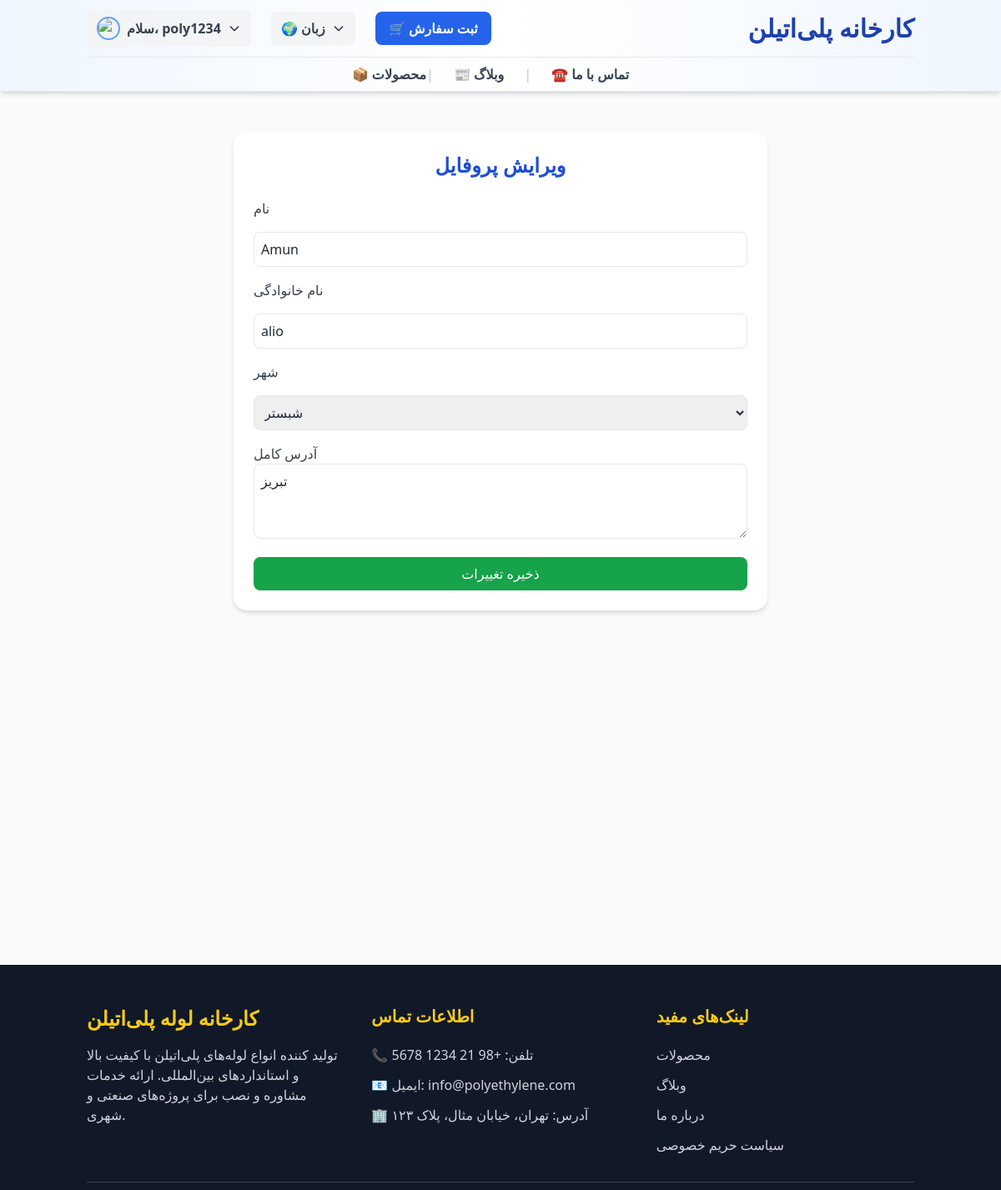
Screenshot of /accounts/edit-profile/ (signed in) with the database file from the repository.
### accounts/models.py (models this page shows, shortened)
class CustomUser(AbstractBaseUser, PermissionsMixin):
    phone = models.CharField(max_length=11, unique=True, verbose_name="شماره تلفن")
    username = models.CharField(max_length=50, unique=True, verbose_name="نام کاربری")
    first_name = models.CharField(max_length=30, blank=True, null=True, verbose_name="نام")
    last_name = models.CharField(max_length=30, blank=True, null=True, verbose_name="نام خانوادگی")
    CITY_CHOICES = [
        ("تبریز", "تبریز"),
        ("مراغه", "مراغه"),
        ("مرند", "مرند"),
        ("اهر", "اهر"),
        ("بناب", "بناب"),
        ("میانه", "میانه"),
        ("شبستر", "شبستر"),
        ("هشترود", "هشترود"),
        ("سراب", "سراب"),
        ("آذرشهر", "آذرشهر"),
        ("اسکو", "اسکو"),
        ("بستان‌آباد", "بستان‌آباد"),
    ]
    city = models.CharField(max_length=30, choices=CITY_CHOICES, blank=True, null=True, verbose_name="شهر")
    is_active = models.BooleanField(default=True)
    is_staff = models.BooleanField(default=False)
    objects = CustomUserManager()
    USERNAME_FIELD = 'phone'
    REQUIRED_FIELDS = ['username']

class Profile(models.Model):
    user = models.OneToOneField(CustomUser, on_delete=models.CASCADE, related_name="profile")
    address = models.TextField(blank=True, null=True, verbose_name="آدرس کامل")

### accounts/views.py (the view, shortened to what this page needs)
# urls.py: path("edit-profile/", ProfileUpdateView.as_view(), name="edit_profile"),
class ProfileUpdateView(LoginRequiredMixin, View):
    template_name = "accounts/edit_profile.html"
    def get(self, request, *args, **kwargs):
        user_form = CustomUserUpdateForm(instance=request.user)
        profile, _ = Profile.objects.get_or_create(user=request.user)
        profile_form = ProfileForm(instance=profile)
        return render(request, self.template_name, {
            "user_form": user_form,
            "profile_form": profile_form
        })

### accounts/forms.py
class CustomUserUpdateForm(forms.ModelForm):
    class Meta:
        model = CustomUser
        fields = ['first_name', 'last_name', 'city']
        widgets = {
            'first_name': forms.TextInput(attrs={'class': 'w-full p-2 border rounded-lg focus:ring-2 focus:ring-blue-500'}),
            'last_name': forms.TextInput(attrs={'class': 'w-full p-2 border rounded-lg focus:ring-2 focus:ring-blue-500'}),
            'city': forms.Select(attrs={'class': 'w-full p-2 border rounded-lg focus:ring-2 focus:ring-blue-500'}),
        }

class ProfileForm(forms.ModelForm):
    class Meta:
        model = Profile
        fields = ['address']
        widgets = {
            'address': forms.Textarea(attrs={
                'class': 'w-full p-2 border rounded-lg focus:ring-2 focus:ring-blue-500',
                'rows': 3
            }),
        }

### accounts/templates/accounts/edit_profile.html (shortened to what this page needs)
{% extends "base.html" %}
{% load widget_tweaks %}
{% block content %}
<section class="container mx-auto my-12 px-4 max-w-2xl">
  <div class="bg-white shadow-md rounded-2xl p-6">
    <h2 class="text-2xl font-bold mb-6 text-blue-700 text-center">ویرایش پروفایل</h2>
    <form method="post" class="space-y-4">
      <div class="grid grid-cols-1 gap-4">
        <label class="block font-medium text-gray-700">نام</label>
        {{ user_form.first_name|add_class:"w-full p-2 border rounded-lg focus:ring-2 focus:ring-blue-500" }}
        <label class="block font-medium text-gray-700">نام خانوادگی</label>
        {{ user_form.last_name|add_class:"w-full p-2 border rounded-lg focus:ring-2 focus:ring-blue-500" }}
        <label class="block font-medium text-gray-700">شهر</label>
        {{ user_form.city|add_class:"w-full p-2 border rounded-lg focus:ring-2 focus:ring-blue-500" }}
      </div>
      <div class="mt-4">
        <label class="block font-medium text-gray-700">آدرس کامل</label>
        {{ profile_form.address|add_class:"w-full p-2 border rounded-lg focus:ring-2 focus:ring-blue-500" }}
      </div>
      <button type="submit" class="w-full bg-green-600 text-white py-2 rounded-lg hover:bg-green-700 transition mt-4">
        ذخیره تغییرات
      </button>
    </form>
  </div>
</section>
{% endblock %}

### templates/inc/header.html (shortened to what this page needs)
<header
  class="bg-gradient-to-r from-blue-50 via-white to-blue-50 border-b border-gray-200 shadow-md sticky top-0 z-50 transition-all duration-300 ease-in-out"
  id="main-header"
>
  <div class="container mx-auto px-4">
    <div class="py-3 flex flex-row-reverse items-center justify-between">
      <a
        href="{% url 'home:main' %}"
        class="text-2xl md:text-3xl font-bold text-blue-800 hover:text-blue-600 transition-colors duration-300"
      >
        کارخانه پلی‌اتیلن
      </a>
      <div class="hidden md:flex items-center gap-6">
        <div class="relative">
          {% if user.is_authenticated %}
          <button
            id="userMenuButton"
            class="flex items-center gap-2 bg-gray-100 hover:bg-gray-200 px-3 py-2 rounded-md focus:outline-none transition"
          >
            <img
              src="/path/to/avatar.png"
              alt="Avatar"
              class="w-7 h-7 rounded-full border-2 border-blue-400"
            />
            <span class="text-gray-700 font-semibold"
              >سلام، {{ user.username }}</span
            >
            <svg
              class="w-4 h-4 transition-transform duration-200"
              id="dropdownArrow"
              fill="none"
              stroke="currentColor"
              viewBox="0 0 24 24"
            >
              <path
                stroke-linecap="round"
                stroke-linejoin="round"
                stroke-width="2"
                d="M19 9l-7 7-7-7"
              />
            </svg>
          </button>
          {% endif %}
        </div>
        <div class="relative">
          <button
            id="languageMenuButton"
            class="flex items-center gap-2 bg-gray-100 hover:bg-gray-200 px-3 py-2 rounded-md focus:outline-none transition"
          >
            <span class="text-gray-700 font-semibold">🌍 زبان</span>
            <svg
              class="w-4 h-4 transition-transform duration-200"
              id="languageDropdownArrow"
              fill="none"
              stroke="currentColor"
              viewBox="0 0 24 24"
            >
              <path
                stroke-linecap="round"
                stroke-linejoin="round"
                stroke-width="2"
                d="M19 9l-7 7-7-7"
              />
            </svg>
          </button>
        </div>
        <a
          href="#contact"
          class="bg-blue-600 hover:bg-blue-500 text-white px-4 py-2 rounded-lg font-semibold transition transform hover:scale-105 duration-200"
        >
          🛒 ثبت سفارش
        </a>
      </div>
    </div>
    <nav
      class="hidden md:flex items-center justify-center space-x-6 space-x-reverse text-gray-700 font-bold border-t border-gray-200 py-2"
    >
      <a
        href="{% url 'shop:product_list' %}"
        class="hover:text-blue-600 transition relative group flex items-center gap-1"
        >📦 محصولات
      </a>
      <span class="mx-2 text-gray-300">|</span>
      <a
        href="{% url 'blog:blog_list' %}"
        class="hover:text-blue-600 transition relative group flex items-center gap-1"
        >📰 وبلاگ
      </a>
      <span class="mx-2 text-gray-300">|</span>
      <a
        href="{% url 'home:about' %}"
        class="hover:text-blue-600 transition relative group flex items-center gap-1"
        >☎️ تماس با ما
      </a>
    </nav>
  </div>
</header>

### rows the page displays
CustomUser: username "poly1234", first_name "Amun", last_name "alio", city "شبستر"
Profile: address "تبریز"
